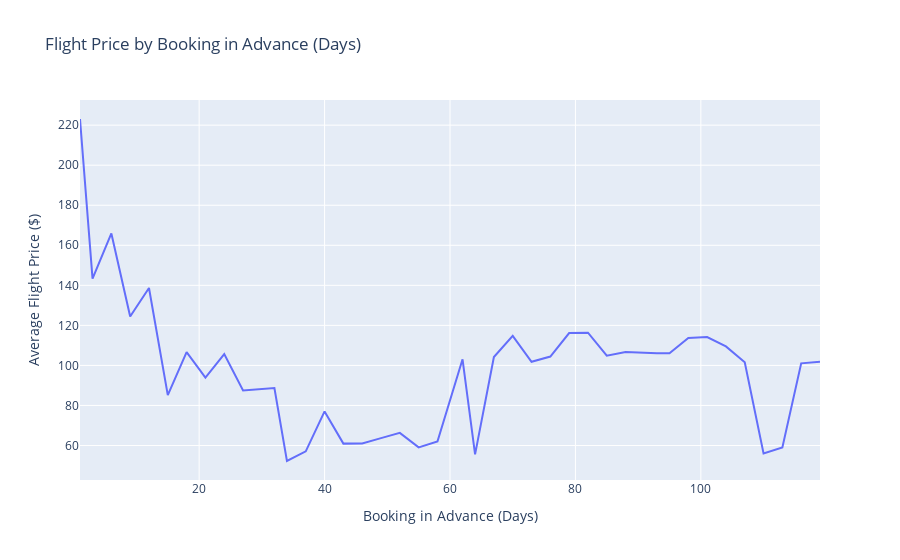

The notebook cell this image was saved under:
### Code cell
# Flight prices across different days left in line plot

fig = px.line(price_groupby_daysleft, x="days_left", y="price_usd", title='Flight Price by Booking in Advance (Days)')

# Add labels for x and y axes
fig.update_layout(
    xaxis_title="Booking in Advance (Days)",   # Label for the x-axis
    yaxis_title="Average Flight Price ($)"  # Label for the y-axis
)

fig.show()

### Figure 1 — Plotly figure (JSON) as saved in the notebook; plotly's stock layout.template omitted (floating-point values rounded to 4 significant figures)
{"data": [{"hovertemplate": "days_left=%{x}<br>price_usd=%{y}<extra></extra>", "legendgroup": "", "line": {"color": "#636efa", "dash": "solid"}, "marker": {"symbol": "circle"}, "mode": "lines", "name": "", "orientation": "v", "showlegend": false, "type": "scatter", "x": [1, 3, 6, 9, 12, 15, 18, 21, 24, 27, 32, 34, 37, 40, 43, 46, 49, 52, 55, 58, 62, 64, 67, 70, 73, 76, 79, 82, 85, 88, 93, 95, 98, 101, 104, 107, 110, 113, 116, 119], "xaxis": "x", "y": [223.1, 143.3, 165.9, 124.5, 138.7, 85.15, 106.7, 93.88, 105.6, 87.48, 88.74, 52.25, 57.08, 77.02, 60.94, 61.03, 63.67, 66.32, 59.07, 62.03, 103.1, 55.57, 104.2, 114.7, 101.8, 104.4, 116.2, 116.3, 104.8, 106.7, 106.1, 106.0, 113.7, 114.2, 109.5, 101.6, 56.08, 58.97, 101.0, 101.9], "yaxis": "y"}], "layout": {"autosize": true, "legend": {"tracegroupgap": 0}, "title": {"text": "Flight Price by Booking in Advance (Days)"}, "xaxis": {"anchor": "y", "autorange": true, "domain": [0, 1], "range": [1, 119], "title": {"text": "Booking in Advance (Days)"}, "type": "linear"}, "yaxis": {"anchor": "x", "autorange": true, "domain": [0, 1], "range": [42.76, 232.6], "title": {"text": "Average Flight Price ($)"}, "type": "linear"}}}
